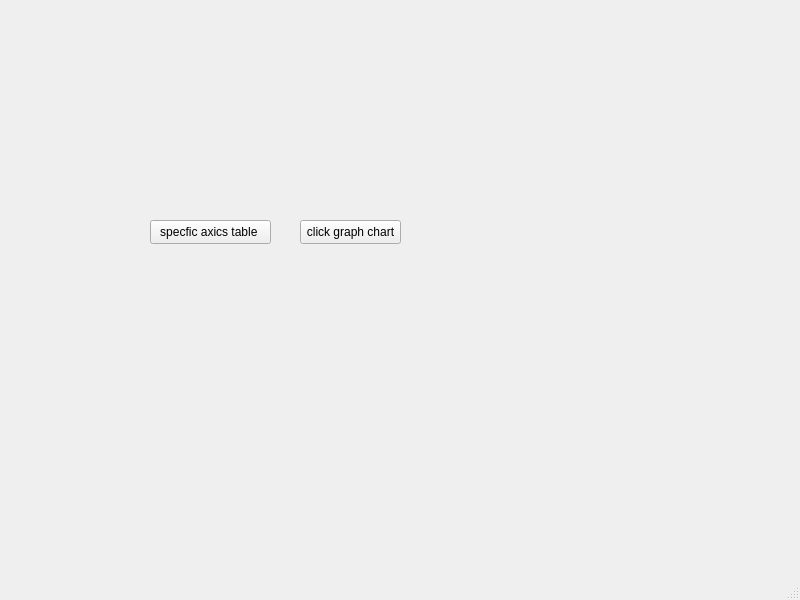
<?xml version="1.0" encoding="UTF-8"?>
<ui version="4.0">
 <class>MainWindow</class>
 <widget class="QMainWindow" name="MainWindow">
  <property name="geometry">
   <rect>
    <x>0</x>
    <y>0</y>
    <width>800</width>
    <height>600</height>
   </rect>
  </property>
  <property name="windowTitle">
   <string>MainWindow</string>
  </property>
  <widget class="QWidget" name="centralwidget">
   <widget class="QPushButton" name="button1">
    <property name="geometry">
     <rect>
      <x>300</x>
      <y>220</y>
      <width>101</width>
      <height>24</height>
     </rect>
    </property>
    <property name="text">
     <string>click graph chart</string>
    </property>
   </widget>
   <widget class="QPushButton" name="pushButton_2">
    <property name="geometry">
     <rect>
      <x>150</x>
      <y>220</y>
      <width>121</width>
      <height>24</height>
     </rect>
    </property>
    <property name="text">
     <string>specfic axics table </string>
    </property>
   </widget>
  </widget>
  <widget class="QMenuBar" name="menubar">
   <property name="geometry">
    <rect>
     <x>0</x>
     <y>0</y>
     <width>800</width>
     <height>22</height>
    </rect>
   </property>
  </widget>
  <widget class="QStatusBar" name="statusbar"/>
 </widget>
 <resources/>
 <connections/>
</ui>
